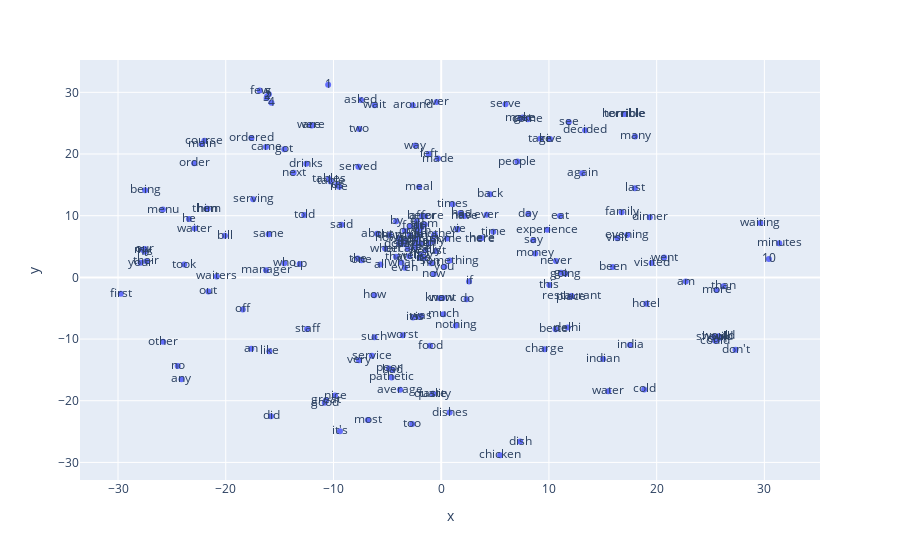

This figure's notebook cell:
### Code cell
# Graficar los embedddings en 2D
import plotly.graph_objects as go
import plotly.express as px

x_vals, y_vals, labels = reduce_dimensions(w2v_model)

MAX_WORDS=200
fig = px.scatter(x=x_vals[:MAX_WORDS], y=y_vals[:MAX_WORDS], text=labels[:MAX_WORDS])
fig.show() # esto para plotly en colab

### Figure 1 — Plotly figure (JSON) as saved in the notebook; plotly's stock layout.template omitted (floating-point values rounded to 4 significant figures; data arrays with more than 128 entries replaced by an {"elided": "..."} marker saying what was removed)
{"data": [{"hovertemplate": "x=%{x}<br>y=%{y}<br>text=%{text}<extra></extra>", "legendgroup": "", "marker": {"color": "#636efa", "symbol": "circle"}, "mode": "markers+text", "name": "", "orientation": "v", "showlegend": false, "text": {"elided": "200 str values"}, "type": "scatter", "x": {"elided": "200 float values"}, "xaxis": "x", "y": {"elided": "200 float values"}, "yaxis": "y"}], "layout": {"legend": {"tracegroupgap": 0}, "margin": {"t": 60}, "xaxis": {"anchor": "y", "domain": [0, 1], "title": {"text": "x"}}, "yaxis": {"anchor": "x", "domain": [0, 1], "title": {"text": "y"}}}}
